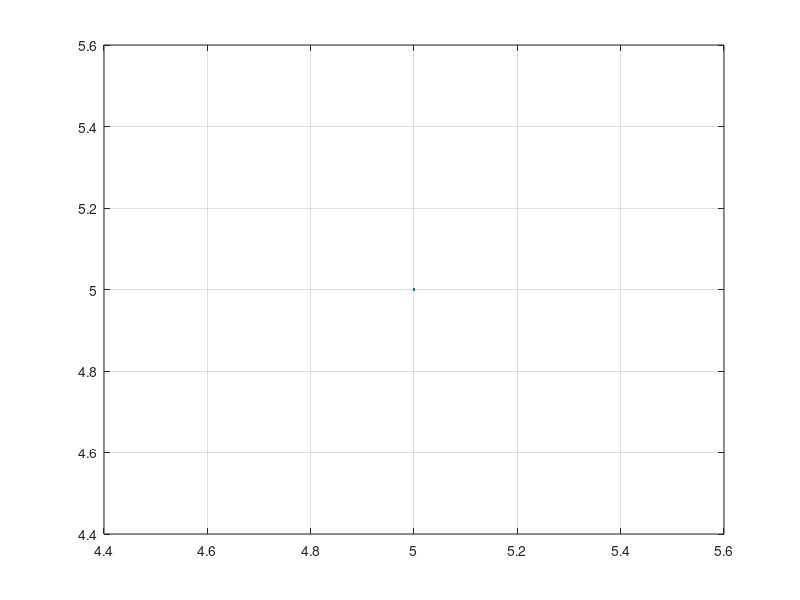

Write the MATLAB code that produced this figure.
%Start
clc
clear all
%Input required things
x1=input('Enter starting value of x:  ')
h= input('Intervel:  ')
x2=input('Ending value of x:  ')
x=x1:h:x2;
n=((x2-x1)/h)+1;
for i=1:n
    y(i)=input('enter value for y:')
end
f=input('input value of x for estimate:\n ')
N=ceil((n+1)/2);

%Construct difference table
for i=1:n
    d(i,1)=y(i);
end
for j=2:n
    for i=1:n-j+1
        d(i,j)=d(i+1,j-1)-d(i,j-1);
    end 
end

%contructing formula
u=(f-x(N))/h;
est_val=d(N,1);
for i=1:n-1
    if(i==1)
        c_i=u;
        est_val=est_val+c_i*(d(N,i+1)+d(N-i,i+1))/2;
    elseif(mod(i,2)==0)
            c_i=c_i*u/i;
            est_val=est_val+c_i*d(N-(i/2),i+1);
    elseif(mod(i,2)==1)
            c_i=c_i*(u^2-(ceil(i/2))^2)/u/i;
            est_val=est_val+c_i*(d(N-floor(i/2),i+1)+d(N-ceil(i/2),i+1))/2;
        end 
end
%print
fprintf('approximate value for %.02f is %0.2f\n:',f,est_val);
%Accuracy 
plot(x,y)
grid on